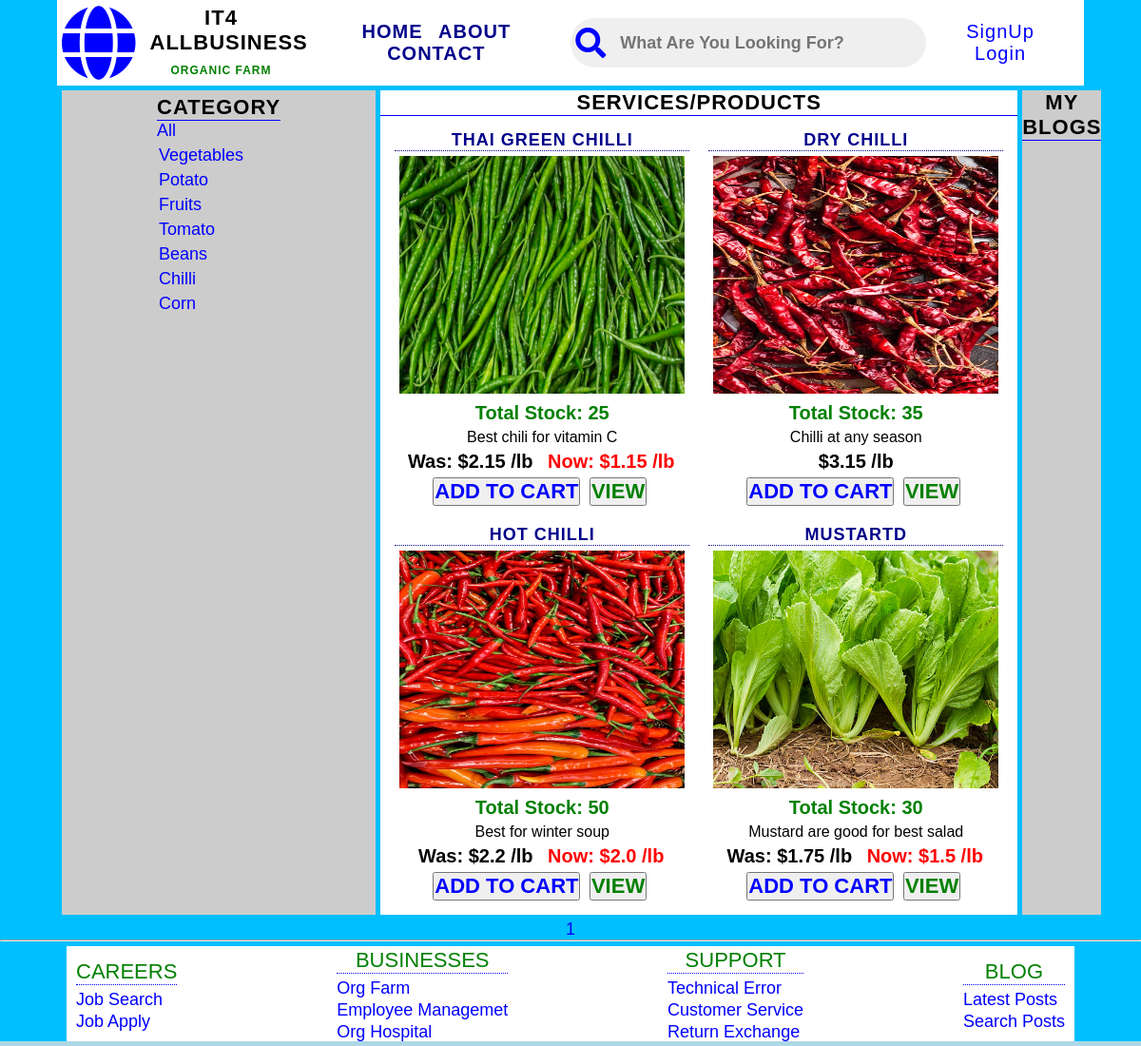
The page / on the database its author committed.
### business/models.py (models this page shows, shortened)
class Mycompany(models.Model):
	company_name=models.CharField(max_length=200)
	overview=models.TextField()
	pic= models.ImageField(upload_to='companyPic',null=True,blank=True)
	location=models.CharField(max_length=200, blank=True,null=True)
	address = models.CharField(max_length=40,blank=True,null=True)
	postal_code=models.CharField(max_length=20,blank=True,null=True)
	skey=models.CharField(max_length=300, blank=True,null=True)
	pkey=models.CharField(max_length=300, blank=True,null=True)

class Category(models.Model):
	company=models.ForeignKey(Mycompany,on_delete=models.CASCADE, related_name='categories', blank=True, null=True)
	category_name=models.CharField(max_length=200)

class Product(models.Model):
	category=models.ForeignKey(Category,on_delete=models.CASCADE,related_name='products', blank=True, null=True)
	company=models.ForeignKey(Mycompany,on_delete=models.CASCADE, related_name='prods', blank=True, null=True)
	name=models.CharField(max_length=200)
	overview=models.TextField()
	pic= models.ImageField(upload_to='productPic', null=True, blank=True)
	description=RichTextField(blank=True, null=True)
	vfile= models.FileField(upload_to='productVideo', null=True, blank=True)
	reg_price=models.FloatField()
	sale_price=models.FloatField(null=True, blank=True)
	stock=models.PositiveIntegerField(default=0,null=True, blank=True)
	mft_date=models.DateField(null=True, blank=True)
	exp_date=models.DateField(null=True, blank=True)

### business/views.py (the view)
# urls.py: path('', views.general_page, name='general-page'),
def general_page(request):
	company=Mycompany.objects.get(company_name='Organic Farm')
	categories=Category.objects.all()
	product=Product.objects.all()
	category=request.GET.get('category')
	if category==None:
		product=Product.objects.all()
	else:
		product=Product.objects.all().filter(category=category)
	paginator = Paginator(product,6)
	page = request.GET.get('page')
	try:
		paginated_queryset = paginator.page(page)
	except PageNotAnInteger:
		paginated_queryset = paginator.page(1)
	except EmptyPage:
		paginated_queryset = paginator.page(paginator.num_pages)
	context={
	'company':company,
	'categories':categories,
	'category':category,
	'product':product,
	'queryset': paginated_queryset,
	'page': page,
	}
	return render(request,'business/general_page.html',context)

### business/templates/business/general_page.html (shortened to what this page needs)
{% extends 'business/general_base.html' %}
{% block content %}
	<div class="container">
			<div class="left_sidebar">
				<div class="category">
					<h1 class="title"> Category </h1>
						<a href="{% url 'general-page' %}"> All </a>
						{% for cat in categories %}
						<div class="all_category">
							<a href="{% url 'general-page' %}?category={{cat.id}}"> {{cat.category_name}}</a>
						</div>
						{% endfor %}
				</div>
			</div>
			<div class="main_content">
				<div class="content">
					<h1 class="title"> Services/Products </h1>
						<div class="all_product">
							{% for prod in queryset %}
							<div class="product">
								<h2 class="subtitle">{{prod.name}}</h2>
								<img src="{{prod.pic.url}}">
								<span>Total Stock: {{prod.stock}}</span>
								<p>{{prod.overview}}</p>
								<div class="price">
									{% if prod.sale_price %}
										<h1> Was: ${{prod.reg_price}} /lb <span> Now: ${{prod.sale_price}} /lb</span></h1>
									{% else%}
										<h1>${{prod.reg_price}} /lb</h1>
									{% endif %}
								</div>
								<div class="purchase_view">
									<a href="{% url 'add-product-to-cart' prod.id %}" ><button class="add_btn"> Add To Cart </button></a>
									<a href="{% url 'product-detail' prod.id %}" ><button class="view_btn"> view </button></a>
								</div>
							</div>
							{% endfor %}
						</div>
				</div>
			</div>
			<div class="right_sidebar">
				<div class="content">
					<h1 class="title"> My Blogs </h1>
				</div>
			</div>
		</div>
	      {% for num in queryset.paginator.page_range %}
	        {% if qureyset.number == num %}
	          <a class="btn btn-info mb-4" href="?page={{ num }}">{{ num }}</a>
	        {% elif num > queryset.number|add:'-3' and num < queryset.number|add:'3' %}
	          <a class="btn btn-outline-info mb-4" href="?page={{ num }}">{{ num }}</a>
	        {% endif %}
	      {% endfor %}
{% endblock %}

### business/templates/business/general_base.html (shortened to what this page needs)
<!DOCTYPE html>
<html>
<head>
	<link rel="stylesheet" href="https://use.fontawesome.com/releases/v5.8.1/css/all.css">
</head>
<body>
	<div class="main_container">
		<nav>
			<div class="nav_left">
				<div class="logo">
					<i class="fas fa-globe fa-5x"></i>
				</div>
				<h1 class="logo_title"> it4 allbusiness <br><span class="company">{{company.company_name}}</span></h1>
				<div class="navbar">
					<a href="{% url 'general-page' %}"> Home </a>
					<a href=""> About </a>
					<a href="contact-us"> Contact </a>
				</div>
			</div>
			<div class="nav_right">
				<div class="search">
					<i class="fas fa-search fa-2x"></i>
					<input class="text" type="text" placeholder="What Are You Looking For?"></input>
				</div>
				<div class="sign_info">
					<a href="signup"> SignUp</a>
					{% if request.user.is_authenticated %}
			          	<a class="nav-link" href="/logout" tabindex="-1"> Logout</a>
			        {% else %}
			        	<a class="nav-link" href="/login" tabindex="-1"> Login </a>
			        {% endif %}
				</div>
			</div>
		</nav>
		{% block content %}
		{% endblock content %}
		<br>
		<hr>
		<footer>
			<div class="footer">
				<div class="foot_left">
					<h1 class="foot_title"> Careers </h1>
					<a href="">Job Search </a>
					<a href="">Job Apply </a>
				</div>
				<div class="foot_mid1">
					<h1 class="foot_title"> Businesses </h1>
					<a href=""> Org Farm </a>
					<a href=""> Employee Managemet </a>
					<a href=""> Org Hospital</a>
				</div>
				<div class="foot_mid2">
					<h1 class="foot_title"> Support </h1>
					<a href=""> Technical Error </a>
					<a href=""> Customer Service </a>
					<a href=""> Return Exchange </a>
				</div>
				<div class="foot_right">
					<h1 class="foot_title"> Blog </h1>
					<a href=""> Latest Posts </a>
					<a href=""> Search Posts </a>
				</div>
			</div>
		</footer>
</body>
</html>

### business/templates/business/general_base.html (style rules this page uses)
* { margin: 0; padding: 0; font-family: 'Poppins',sans-serif; }
body { background: lightblue; }
.main_container { background: deepskyblue; text-align: center; width: 100%; }
nav { display: flex; align-items: center; justify-content: space-between; background: #fff; margin: 0px 5%; }
.nav_left, .nav_right { display: flex; align-items: center; }
.logo { padding: 5px 5px; margin-right: 5px; }
i { color: blue; }
.logo_title { font-size: 22px; font-weight: blod; margin-left: 5px; margin-right: 20px; text-transform: uppercase; letter-spacing: 1px; width: 150px; }
.logo_title span { font-size: 12px; font-weight: bold; color: blue; margin: 2px 1px; }
.navbar { margin: 5px 5px; }
.navbar a { text-decoration: none; font-size: 20px; font-weight: bold; color: darkblue; text-transform: uppercase; letter-spacing: 1px; margin: 0px 5px; cursor: pointer; }
.sign_info { padding: 5px 5px; margin-right: 5px; }
.sign_info a { text-decoration: none; color: blue; font-size: 20px; letter-spacing: 1px; cursor: pointer; margin-right: 5px; }
.search { margin: 10px 10px; width: 400px; border-radius: 30px; margin-right: 10px; background: #efefef; display: flex; align-items: center; text-align: center; }
.search i { margin: 10px 5px; }
.text { width: 100%; background: transparent; padding: 10px; outline: none; border: 0; font-size: 18px; font-weight: 600; }
.footer { display: flex; align-items: center; justify-content: space-between; background: #fff; height: 100px; margin: 5px 70px; }
.foot_left a, .foot_mid1 a, .foot_mid2 a, .foot_right a { text-decoration: none; text-align: center; display: flex; cursor: pointer; margin: 2px 10px; }
.foot_title { margin: 5px 10px; text-transform: uppercase; letter-spacing: 1px solid; font-size: 22px; font-weight: 500; color: green; border-bottom: 0.5px dotted blue; }
span { margin: 2px 2px; font-size: 20px; font-weight: bold; color: green; }
.logo_title span { color: green; }

### business/templates/business/general_page.html (style rules this page uses)
.container { margin: 5px 5%; display: grid; grid-template-columns: 1fr 2fr 1fr; position: relative; }
.container .left_sidebar, .right_sidebar { background: #ccc; margin: 0px 5px; }
.container .main_content { background: #fff; }
.title { font-size: 22px; font-weight: bold; text-transform: uppercase; letter-spacing: 1px; border-bottom: 1px solid blue; }
.product { margin: 10px 10px; }
.product img { width: 300px; height: 250px; margin: 5px 5px; cursor: pointer; }
.subtitle { font-size: 18px; font-weight: bold; text-transform: uppercase; letter-spacing: 1px; color: darkblue; border-bottom: 1px dotted; }
a { text-decoration: none; cursor: pointer; font-size: 18px; font-weight: 500; color: blue; margin-bottom: 5px; }
.all_product { display: grid; grid-template-columns: 1fr 1fr; margin: 5px 5px; }
.price { margin: 5px 5px; }
.price h1 { font-size: 20px; font-weight: 600; }
.price h1 span { font-size: 20px; font-weight: 600; color: red; margin-left: 10px; }
a button { font-size: 22px; font-weight: bold; margin-right: 5px; }
p { font-size: 16px; font-weight: 500; margin: 5px 5px; }
.add_btn { color: blue; text-transform: uppercase; }
.view_btn { color: green; text-transform: uppercase; }
.category { margin: 5px 100px; text-align: left; }
.all_category { margin: 5px 2px; }

### rows shown on the page
Mycompany: company_name "ORGANIC FARM"
Category: category_name "Vegetables"
Category: category_name "Potato"
Category: category_name "Fruits"
Category: category_name "Tomato"
Category: category_name "Beans"
Category: category_name "Chilli"
Category: category_name "Corn"
Product: name "THAI GREEN CHILLI", pic (picture), stock "25", overview "Best chili for vitamin C", reg_price "2.15", sale_price "1.15"
Product: name "DRY CHILLI", pic (picture), stock "35", overview "Chilli at any season", reg_price "3.15"
Product: name "HOT CHILLI", pic (picture), stock "50", overview "Best for winter soup", reg_price "2.2", sale_price "2.0"
Product: name "MUSTARTD", pic (picture), stock "30", overview "Mustard are good for best salad", reg_price "1.75", sale_price "1.5"

### other values the page prints
{{ num }} "1"
